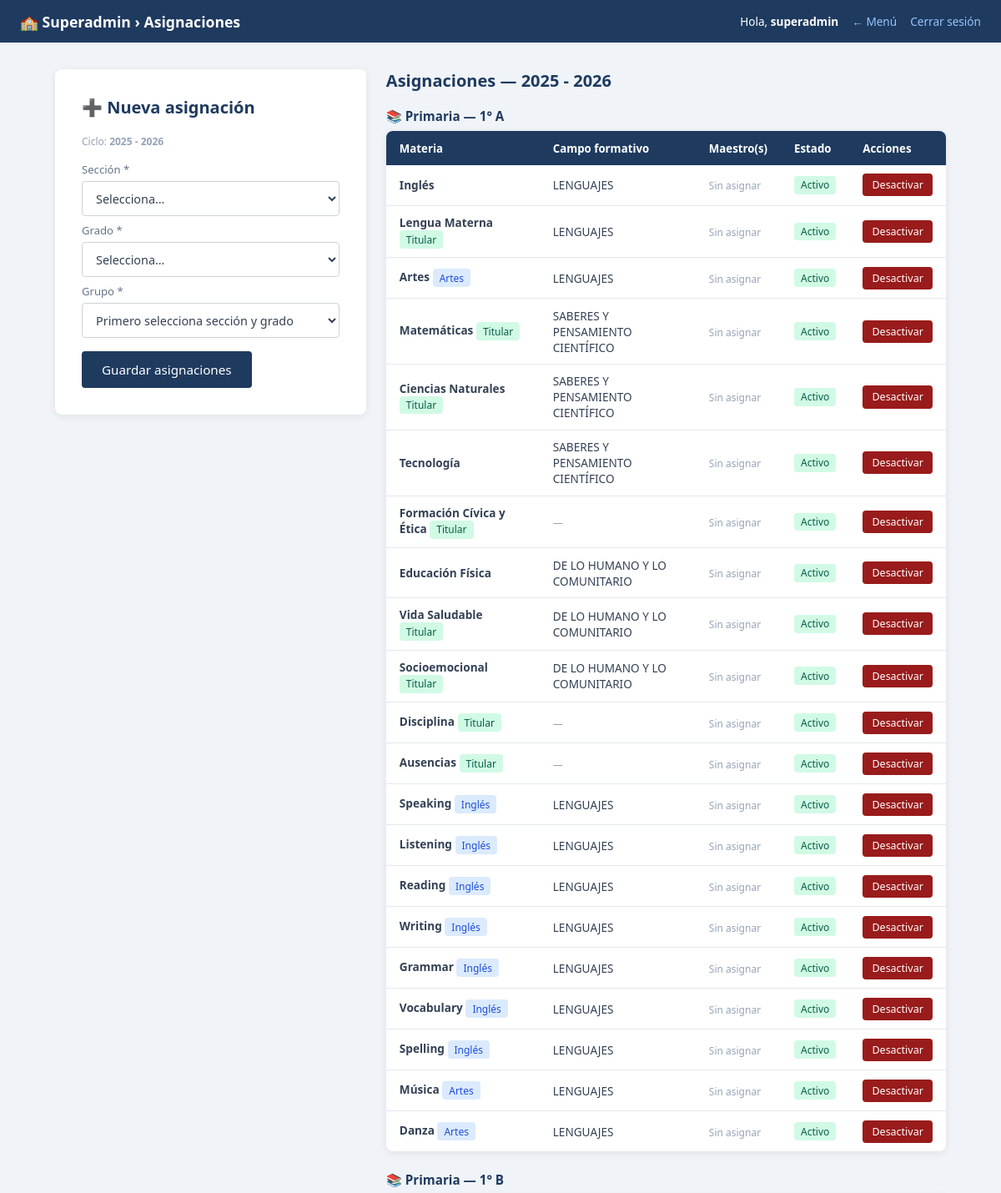
Page /superadmin/asignaciones.php (signed in, upper part) on the committed database.
### tables this page shows
CREATE TABLE `ciclos_escolares` (
  `id` int(10) unsigned NOT NULL AUTO_INCREMENT,
  `nombre` varchar(30) NOT NULL,
  `fecha_inicio` date NOT NULL,
  `fecha_fin` date NOT NULL,
  `activo` tinyint(1) NOT NULL DEFAULT 0,
  `creado_en` timestamp NOT NULL DEFAULT current_timestamp(),
  PRIMARY KEY (`id`),
  UNIQUE KEY `nombre` (`nombre`)
);

CREATE TABLE `asignaciones` (
  `id` int(10) unsigned NOT NULL AUTO_INCREMENT,
  `ciclo_id` int(10) unsigned NOT NULL,
  `materia_id` int(10) unsigned NOT NULL,
  `campo_formativo_id` int(10) unsigned DEFAULT NULL COMMENT 'NULL para Higiene',
  `seccion` enum('maternal','preescolar','primaria','secundaria') NOT NULL,
  `grado` tinyint(3) unsigned NOT NULL,
  `grupo` varchar(10) NOT NULL DEFAULT 'A',
  `orden` tinyint(3) unsigned NOT NULL DEFAULT 0 COMMENT 'Orden en la boleta',
  `activo` tinyint(1) NOT NULL DEFAULT 1,
  `creado_en` datetime NOT NULL DEFAULT current_timestamp(),
  PRIMARY KEY (`id`),
  UNIQUE KEY `uk_asignacion` (`ciclo_id`,`materia_id`,`seccion`,`grado`,`grupo`),
  KEY `fk_asig_materia` (`materia_id`),
  KEY `fk_asig_campo` (`campo_formativo_id`),
  CONSTRAINT `fk_asig_campo` FOREIGN KEY (`campo_formativo_id`) REFERENCES `campos_formativos` (`id`),
  CONSTRAINT `fk_asig_ciclo` FOREIGN KEY (`ciclo_id`) REFERENCES `ciclos_escolares` (`id`),
  CONSTRAINT `fk_asig_materia` FOREIGN KEY (`materia_id`) REFERENCES `materias` (`id`)
);

CREATE TABLE `materias` (
  `id` int(10) unsigned NOT NULL AUTO_INCREMENT,
  `nombre` varchar(80) NOT NULL,
  `campo_formativo_id` int(10) unsigned DEFAULT NULL,
  `es_ingles` tinyint(1) NOT NULL DEFAULT 0,
  `es_artes` tinyint(1) NOT NULL DEFAULT 0,
  `es_higiene` tinyint(1) NOT NULL DEFAULT 0,
  `es_disciplina` tinyint(1) NOT NULL DEFAULT 0,
  `es_ausencias` tinyint(1) NOT NULL DEFAULT 0,
  `grupo_visual` varchar(30) DEFAULT NULL COMMENT 'base|ciencias|ingles|artes|cocurriculares|higiene|disciplina|ausencias',
  `activo` tinyint(1) NOT NULL DEFAULT 1,
  `creado_en` datetime NOT NULL DEFAULT current_timestamp(),
  PRIMARY KEY (`id`),
  KEY `fk_materia_campo` (`campo_formativo_id`),
  CONSTRAINT `fk_materia_campo` FOREIGN KEY (`campo_formativo_id`) REFERENCES `campos_formativos` (`id`)
);

CREATE TABLE `campos_formativos` (
  `id` int(10) unsigned NOT NULL AUTO_INCREMENT,
  `nombre` varchar(100) NOT NULL,
  `orden` tinyint(3) unsigned NOT NULL DEFAULT 0 COMMENT 'Orden en la boleta',
  `activo` tinyint(1) NOT NULL DEFAULT 1,
  `creado_en` datetime NOT NULL DEFAULT current_timestamp(),
  PRIMARY KEY (`id`),
  UNIQUE KEY `nombre` (`nombre`)
);

### models/CicloModel.php (called while the page is built, shortened)
<?php
class CicloModel {
    private mysqli $db;
    public function __construct(mysqli $db) {
        $this->db = $db;
    }
    public function obtenerActivo(): ?array {
        $res = $this->db->query(
            "SELECT id, nombre, fecha_inicio, fecha_fin
             FROM ciclos_escolares WHERE activo = 1 LIMIT 1"
        );
        return ($res && $res->num_rows > 0) ? $res->fetch_assoc() : null;
    }
}

### models/AsignacionModel.php (called while the page is built, shortened)
<?php
class AsignacionModel {
    private mysqli $db;
    public function __construct(mysqli $db) {
        $this->db = $db;
    }
    public function listarPorCiclo(int $cicloId): array {
        $stmt = $this->db->prepare("
            SELECT a.id, a.seccion, a.grado, a.grupo, a.orden, a.activo, a.campo_formativo_id,
                   m.id AS materia_id, m.nombre AS materia_nombre,
                   m.es_ingles, m.es_artes, m.es_higiene,
                   cf.nombre AS campo_formativo_nombre,
                   GROUP_CONCAT(
                       DISTINCT CONCAT(p.nombre,' ',p.apellido_paterno)
                       ORDER BY p.apellido_paterno SEPARATOR ', '
                   ) AS maestros,
                   MAX(am.es_titular) AS hay_titular,
                   aa.subcomponente_id,
                   GROUP_CONCAT(DISTINCT aia.nombre ORDER BY aia.orden SEPARATOR '|') AS aspectos_ingles
            FROM asignaciones a
            JOIN materias m ON m.id = a.materia_id
            LEFT JOIN campos_formativos cf ON cf.id = a.campo_formativo_id
            LEFT JOIN asignacion_maestros am ON am.asignacion_id = a.id
            LEFT JOIN profesores p ON p.id = am.profesor_id
            LEFT JOIN asignacion_artes aa ON aa.asignacion_id = a.id
            LEFT JOIN asignacion_ingles_aspectos aia ON aia.asignacion_id = a.id
            WHERE a.ciclo_id = ?
            GROUP BY a.id
            ORDER BY a.seccion, a.grado, a.grupo, a.orden, m.nombre
        ");
        $stmt->bind_param('i', $cicloId);
        $stmt->execute();
        $res  = $stmt->get_result();
        $rows = [];
        while ($row = $res->fetch_assoc()) $rows[] = $row;
        return $rows;
    }
    public function listarPorCicloAgrupado(int $cicloId): array {
        $rows     = $this->listarPorCiclo($cicloId);
        $agrupado = [];
        foreach ($rows as $r) {
            $key = $r['seccion'] . '-' . $r['grado'] . '-' . $r['grupo'];
            $agrupado[$key][] = $r;
        }
        return $agrupado;
    }
}
?>

### superadmin/asignaciones.php (the view, shortened to what this page needs)
<?php
require_once __DIR__ . '/../models/AsignacionModel.php';
require_once __DIR__ . '/../models/CicloModel.php';
$db            = getConexion();
$asigModelo    = new AsignacionModel($db);
$cicloModelo   = new CicloModel($db);
$cicloActivo    = $cicloModelo->obtenerActivo();
$asignaciones = $cicloActivo
    ? $asigModelo->listarPorCicloAgrupado((int)$cicloActivo['id'])
    : [];
include __DIR__ . '/../includes/header.php';
?>
<main class="container">
  <?php if (!$cicloActivo): ?>
    <p class="alert alert--error" role="alert">
      ⚠️ No hay un ciclo escolar activo.
      <a href="ciclos_escolares.php">Configura uno primero</a>.
    </p>
  <?php else: ?>
  <div class="asignaciones-layout">
    <div class="asignaciones-formulario">
      <section class="card">
        <h2 class="section-title">➕ Nueva asignación</h2>
        <p class="form-hint" style="margin-bottom:1rem;">
          Ciclo: <strong><?= htmlspecialchars($cicloActivo['nombre']) ?></strong>
        </p>
        <form method="POST" id="form-asignacion" novalidate>
          <div class="form-group">
            <label for="seccion">Sección *</label>
            <select id="seccion" name="seccion" required>
              <option value="">Selecciona…</option>
            </select>
          </div>
          <div class="form-group">
            <label for="grado">Grado *</label>
            <select id="grado" name="grado" required>
              <option value="">Selecciona…</option>
            </select>
          </div>
          <div class="form-group">
            <label for="grupo">Grupo *</label>
            <select id="grupo" name="grupo" required>
              <option value="">Primero selecciona sección y grado</option>
            </select>
          </div>
          <button class="btn" type="submit" id="btn-guardar" hidden>Guardar asignaciones</button>
        </form>
      </section>
    </div>
    <div class="asignaciones-listado">
      <section>
        <h2 class="section-title">
          Asignaciones — <?= htmlspecialchars($cicloActivo['nombre']) ?>
        </h2>
        <?php if (empty($asignaciones)): ?>
          <p class="empty-state">Aún no hay asignaciones para este ciclo.</p>
        <?php else: ?>
          <?php foreach ($asignaciones as $key => $grupo): ?>
            <?php $primera = $grupo[0]; ?>
            <div class="grupo-asignaciones">
              <h3 class="grupo-titulo">
                📚 <?= ucfirst($primera['seccion']) ?> — <?= $primera['grado'] ?>° <?= $primera['grupo'] ?>
              </h3>
              <table class="data-table">
                <thead>
                  <tr>
                    <th>Materia</th>
                    <th>Campo formativo</th>
                    <th>Maestro(s)</th>
                    <th>Estado</th>
                    <th>Acciones</th>
                  </tr>
                </thead>
                <tbody>
                  <?php foreach ($grupo as $a): ?>
                    <?php
                      $esActivo   = (int)$a['activo'] === 1;
                      $nombreSafe = htmlspecialchars($a['materia_nombre']);
                      $urlDesact  = 'asignaciones.php?accion=desactivar&id=' . $a['id'];
                    ?>
                    <tr>
                      <td>
                        <strong><?= $nombreSafe ?></strong>
                        <?php if ((int)$a['es_ingles']): ?>
                          <span class="badge">Inglés</span>
                        <?php elseif ((int)$a['es_artes']): ?>
                          <span class="badge">Artes</span>
                        <?php elseif ((int)$a['es_higiene']): ?>
                          <span class="badge badge--warn">Higiene</span>
                        <?php endif; ?>
                        <?php if ((int)($a['hay_titular'] ?? 0)): ?>
                          <span class="badge badge--active">Titular</span>
                        <?php endif; ?>
                      </td>
                      <td>
                        <?= $a['campo_formativo_nombre']
                            ? htmlspecialchars($a['campo_formativo_nombre'])
                            : '<span class="form-hint">—</span>'
                        ?>
                      </td>
                      <td>
                        <?php if ((int)($a['total_maestros'] ?? 0) > 0): ?>
                          <?= htmlspecialchars($a['maestros']) ?>
                        <?php else: ?>
                          <span class="form-hint">Sin asignar</span>
                        <?php endif; ?>
                      </td>
                      <td class="estado-cell">
                        <?php if ($esActivo): ?>
                          <span class="badge badge--active">Activo</span>
                        <?php else: ?>
                          <span class="badge badge--warn">Inactivo</span>
                        <?php endif; ?>
                      </td>
                      <td class="acciones-cell">
                        <div class="table-actions">
                          <?php if ($esActivo): ?>
                            <button class="btn btn--sm btn--danger js-modal-trigger"
                                    type="button"
                                    data-href="<?= $urlDesact ?>"
                                    data-title="Desactivar asignación"
                                    data-body="¿Confirmas desactivar &quot;<?= $nombreSafe ?>&quot;?">
                              Desactivar
                            </button>
                          <?php endif; ?>
                        </div>
                      </td>
                    </tr>
                  <?php endforeach; ?>
                </tbody>
              </table>
            </div>
          <?php endforeach; ?>
        <?php endif; ?>
      </section>
    </div>
  </div>
  <?php endif; ?>
</main>
<?php include __DIR__ . '/../includes/footer.php'; ?>

### css/style.css (style rules this page uses)
:root { --color-primary: #1e3a5f; --color-primary-h: #2d5282; --color-accent: #3b82f6; --color-bg: #f0f4f8; --color-surface: #ffffff; --color-border: #e2e8f0; --color-text: #334155; --color-muted: #64748b; --color-placeholder:#94a3b8; --color-success-bg: #d1fae5; --color-success-tx: #065f46; --color-error-bg: #fee2e2; --color-error-tx: #991b1b; --color-warn-bg: #fef3c7; --color-warn-tx: #92400e; --color-info-bg: #eff6ff; --color-info-tx: #1e3a5f; --color-badge-bg: #dbeafe; --color-badge-tx: #1d4ed8; --radius: 8px; --radius-sm: 4px; --shadow: 0 2px 10px rgba(0,0,0,.08); --shadow-lg: 0 6px 18px rgba(0,0,0,.12); --font: 'Segoe UI', system-ui, sans-serif; }
*, *::before, *::after { box-sizing: border-box; margin: 0; padding: 0; }
body { font-family: var(--font); background: var(--color-bg); color: var(--color-text); min-height: 100vh; }
.container { max-width: 1100px; margin: 2rem auto; padding: 0 1rem; }
.card { background: var(--color-surface); border-radius: var(--radius); box-shadow: var(--shadow); padding: 2rem; }
.section-title { color: var(--color-primary); margin-bottom: 1.2rem; font-size: 1.25rem; }
.form-group { display: flex; flex-direction: column; gap: .3rem; margin-bottom: .5rem; }
.form-group label { font-size: .82rem; color: var(--color-muted); font-weight: 500; }
.form-group input, .form-group select { width: 100%; padding: .6rem .75rem; border: 1px solid #ccd3db; border-radius: var(--radius-sm); font-size: .9rem; font-family: var(--font); background: var(--color-surface); color: var(--color-text); transition: border-color .15s, box-shadow .15s; }
.form-hint { font-size: .75rem; color: var(--color-placeholder); }
.btn { display: inline-block; background: var(--color-primary); color: #fff; border: none; border-radius: var(--radius-sm); padding: .75rem 1.5rem; font-size: .95rem; font-family: var(--font); cursor: pointer; text-decoration: none; margin-top: .5rem; transition: background .15s; }
.btn--sm { padding: .32rem .7rem; font-size: .78rem; margin-top: 0; }
.btn--danger { background: #991b1b; }
.data-table { width: 100%; border-collapse: collapse; background: var(--color-surface); border-radius: var(--radius); overflow: hidden; box-shadow: var(--shadow); }
.data-table thead th { background: var(--color-primary); color: #fff; padding: .7rem 1rem; text-align: left; font-size: .83rem; }
.data-table tbody td { padding: .65rem 1rem; font-size: .85rem; border-bottom: 1px solid var(--color-border); }
.data-table tbody tr:last-child td { border-bottom: none; }
.badge { display: inline-block; background: var(--color-badge-bg); color: var(--color-badge-tx); border-radius: var(--radius-sm); padding: .15rem .5rem; font-size: .75rem; }
.badge--active { background: #d1fae5; color: #065f46; }
.table-actions { display: flex; gap: .4rem; flex-wrap: wrap; }
.grupo-titulo { font-size: 1rem; color: var(--color-primary); display: flex; align-items: center; gap: 0.8rem; flex-wrap: wrap; }
.table-actions { display: flex; gap: 0.4rem; flex-wrap: wrap; justify-content: center; }

### superadmin/asignaciones.php (style rules this page uses)
.asignaciones-layout { display: grid; grid-template-columns: 1fr 1.8fr; gap: 1.5rem; align-items: start; }
.asignaciones-formulario { min-width: 0; }
.asignaciones-listado { min-width: 0; }
.grupo-asignaciones { margin-bottom: 1.5rem; }
.grupo-titulo { font-size: 0.95rem; color: var(--color-primary); margin-bottom: 0.5rem; }
.estado-cell, .acciones-cell { text-align: center; }

### rows in the picture
ciclos_escolares: nombre "2025 - 2026"
asignaciones: seccion "Primaria", grado "1", grupo "A", materia.nombre "Inglés", campo_formativo.nombre "LENGUAJES", activo "Activo"
asignaciones: materia.nombre "Lengua Materna", shows "Titular", campo_formativo.nombre "LENGUAJES", activo "Activo"
asignaciones: materia.nombre "Artes", campo_formativo.nombre "LENGUAJES", activo "Activo"
asignaciones: materia.nombre "Matemáticas", shows "Titular", campo_formativo.nombre "SABERES Y PENSAMIENTO CIENTÍFICO", activo "Activo"
asignaciones: materia.nombre "Ciencias Naturales", shows "Titular", campo_formativo.nombre "SABERES Y PENSAMIENTO CIENTÍFICO", activo "Activo"
asignaciones: materia.nombre "Tecnología", campo_formativo.nombre "SABERES Y PENSAMIENTO CIENTÍFICO", activo "Activo"
asignaciones: materia.nombre "Formación Cívica y Ética", shows "Titular", activo "Activo"
asignaciones: materia.nombre "Educación Física", campo_formativo.nombre "DE LO HUMANO Y LO COMUNITARIO", activo "Activo"
asignaciones: materia.nombre "Vida Saludable", shows "Titular", campo_formativo.nombre "DE LO HUMANO Y LO COMUNITARIO", activo "Activo"
asignaciones: materia.nombre "Socioemocional", shows "Titular", campo_formativo.nombre "DE LO HUMANO Y LO COMUNITARIO", activo "Activo"
asignaciones: materia.nombre "Disciplina", shows "Titular", activo "Activo"
asignaciones: materia.nombre "Ausencias", shows "Titular", activo "Activo"
asignaciones: materia.nombre "Speaking", shows "Inglés", campo_formativo.nombre "LENGUAJES", activo "Activo"
asignaciones: materia.nombre "Listening", shows "Inglés", campo_formativo.nombre "LENGUAJES", activo "Activo"
asignaciones: materia.nombre "Reading", shows "Inglés", campo_formativo.nombre "LENGUAJES", activo "Activo"
asignaciones: materia.nombre "Writing", shows "Inglés", campo_formativo.nombre "LENGUAJES", activo "Activo"
asignaciones: materia.nombre "Grammar", shows "Inglés", campo_formativo.nombre "LENGUAJES", activo "Activo"
asignaciones: materia.nombre "Vocabulary", shows "Inglés", campo_formativo.nombre "LENGUAJES", activo "Activo"
asignaciones: materia.nombre "Spelling", shows "Inglés", campo_formativo.nombre "LENGUAJES", activo "Activo"
asignaciones: materia.nombre "Música", shows "Artes", campo_formativo.nombre "LENGUAJES", activo "Activo"
asignaciones: materia.nombre "Danza", shows "Artes", campo_formativo.nombre "LENGUAJES", activo "Activo"
asignaciones: seccion "Primaria", grado "1", grupo "B"

### other values in the picture
$pageTitle "Superadmin › Asignaciones"
$_SESSION['username'] "superadmin"
$backLabel "← Menú"
